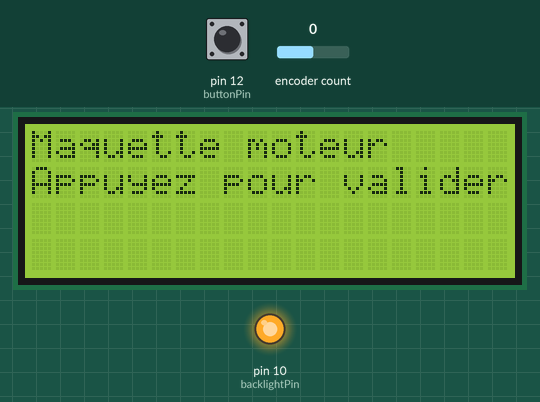
Simulated run of this sketch. Board: Arduino Uno, built with avr-gcc and run on an emulated ATmega328P. On the bench: 20×4 character LCD, output pins drawn as LEDs (lit = HIGH). The test bench sets the inputs (shaded band); at power-on: pin 12 (buttonPin) HIGH, encoder count 0.

Above: at 1.3 s.
1.4 s: pin 12 (buttonPin) pulled LOW for 0.15 s
At 1.9 s:
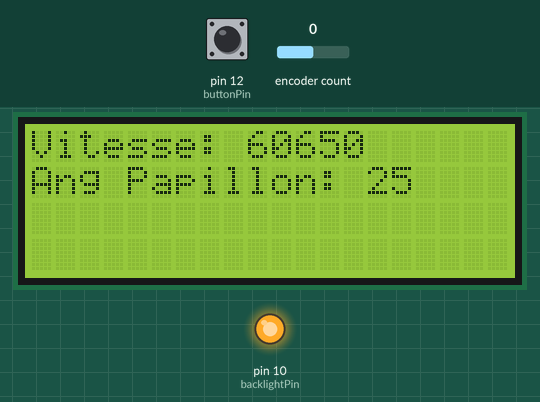
4.5 s: encoder count set to 1
At 5.1 s:
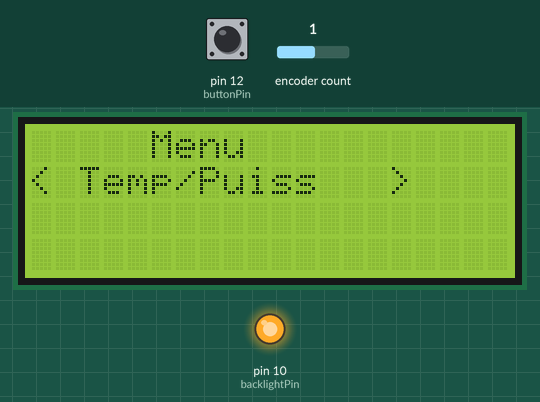
6.0 s: encoder count set to 5
At 6.9 s:
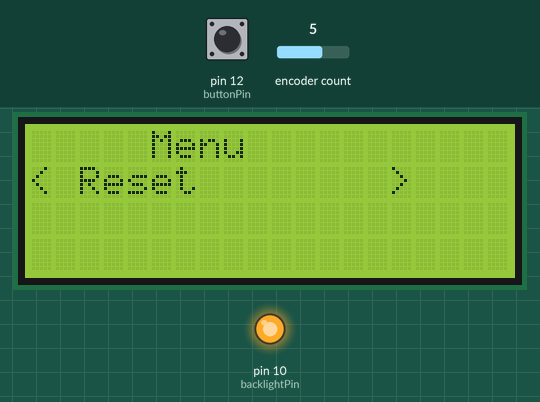
7.6 s: pin 12 (buttonPin) pulled LOW for 1 s
At 8.6 s:
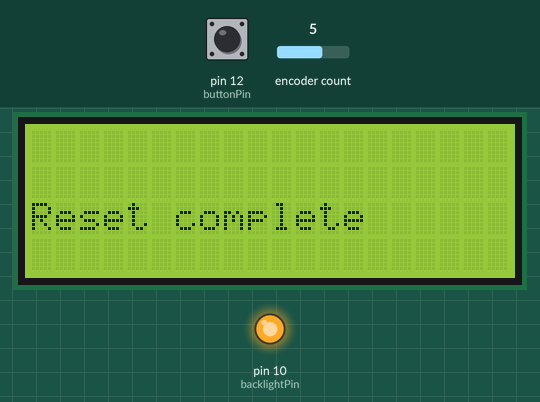
10.1 s: encoder count set to 6
At 11.3 s:
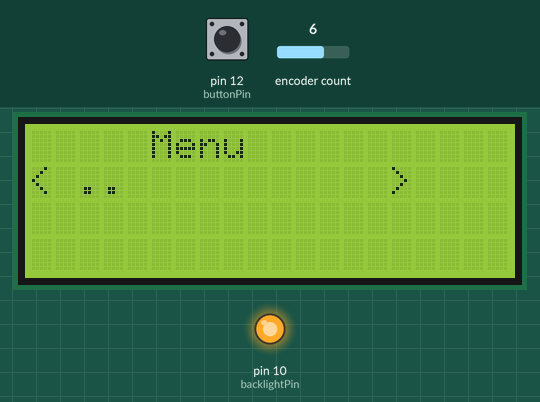
11.6 s: pin 12 (buttonPin) pulled LOW for 0.15 s
At 12.1 s:
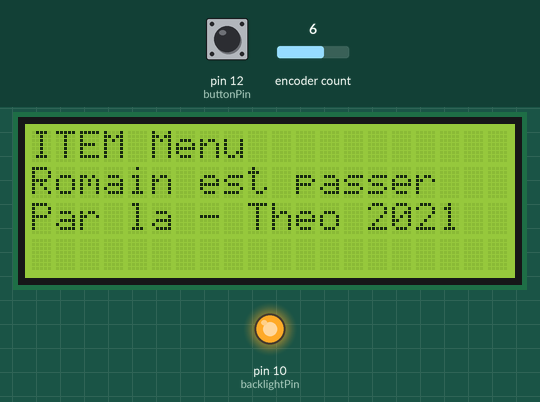
Timing chart, 0 to 14.2 s (numbered marks = the images above; inputs shaded):
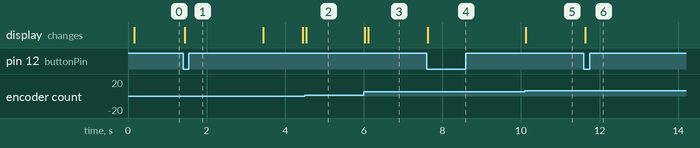

The sketch:

Menu_rotary_navigation.ino
```cpp
/* Menu system for a 16x2 LCD display
    and rotary encoder
    includes sleep mode for LCD
*/
#include <LiquidCrystal_I2C.h>
#include <rotary.h>                 // rotary handler

LiquidCrystal_I2C lcd(0x27,20,4);

#define PINA A0
#define PINB A1
#define PUSHB A2

// Initialize the Rotary object
// Rotary(Encoder Pin 1, Encoder Pin 2, Button Pin) Attach center to ground
Rotary r = Rotary(PINA, PINB, PUSHB);        // there is no must for using interrupt pins !!

int columnsLCD = 16;
char* MenuLine[] = {" Vitesse", " Temp/Puiss", " Injection", " Allumage", " Mode prof", " Reset", " .."};
int MenuItems = 7;
int CursorLine = 0;
int check_CursorLine = 0;

int backlightPin = 10;   //PWM pin
int brightness = 255;
int fadeAmount = 5;

unsigned long startMillis;
unsigned long currentMillis;
unsigned long refreshMillis;
const unsigned long period = 60000;  //the value is a number of milliseconds
const unsigned int refresh_delay = 1000;

const int buttonPin = 12;
int buttonState = 0;

boolean main_menu;
bool menu_refresh;


unsigned int rpm;
unsigned int angle_papillon;

void setup ()
{
  pinMode(buttonPin, INPUT);
  digitalWrite (PINA, HIGH);     // enable pull-ups
  digitalWrite (PINB, HIGH);
  digitalWrite (PUSHB, HIGH);

  pinMode(backlightPin, OUTPUT);          //backlightPin as an output
  digitalWrite(backlightPin, HIGH);

  //Serial.begin(9600);
  lcd.init();                      // initialize the lcd &&cs
  lcd.init();
  lcd.backlight();
  lcd.print ("Maquette moteur");
  lcd.setCursor(0, 1);
  lcd.print("Appuyez pour valider");

  if (buttonState == LOW) {
    main_menu = true;
    menu_refresh = 0;
    rpm = 5000;
    angle_papillon = 25;
    startMillis = millis();  //initial start time
  }
} //End of setup

void loop ()
{
  buttonState = digitalRead(buttonPin);
  rpm = rpm + 6;

  volatile unsigned char result = r.process();
  currentMillis = millis();  //get the current "time" (actually the number of milliseconds since the program started)


  if (currentMillis - startMillis >= period)  //test whether the period has elapsed
  {
    LCDfadeOut();      //set LCD to sleep...
  } //End if currenMillis...

  if (result) {
    init_backlight();  //wake up LCD...
    result == DIR_CCW ? CursorLine = CursorLine - 1 : CursorLine = CursorLine + 1;
    if (CursorLine < 0) { CursorLine = MenuItems - 1; // roll over to last item } if (CursorLine > MenuItems - 1) {
      CursorLine = 0;                 // roll over to first item
    }
    print_menu();
  } //End if result


  if (buttonState == LOW) {
    init_backlight();     //wake up LCD...
    lcd.setCursor(0, 0);  //(col, row)
    lcd.print("ITEM");
    lcd.setCursor(0, 1);  //(col, row)

    check_CursorLine = CursorLine;

    if (main_menu == false) {
      main_menu = true;
      menu_refresh = 0;
      print_menu();
      delay(1000);
    }
    else if (main_menu == true) {
      main_menu = false;
      menu_refresh = 1;
      selection();
      delay(1000);
    }


  } //endif buttonPressedReleased

  if (menu_refresh == 1) {
    if (currentMillis - refreshMillis >= refresh_delay) {
      refreshMillis = millis();
      variable_selection();

      if (CursorLine != check_CursorLine) {
        print_menu();
        check_CursorLine = CursorLine;
        main_menu = true;
        menu_refresh = 0;
      }

    }
  }


} //End loop()

/************FUNCTIONS**************/

void print_menu()
{
  lcd.clear();
  lcd.setCursor(0, 0);     //(col, row)
  lcd.print("     Menu    ");
  lcd.setCursor(0, 1);    //2nd row
  lcd.print("<"); lcd.setCursor(columnsLCD - 1, 1); lcd.print(">");
  lcd.setCursor(1, 1);
  lcd.print(MenuLine[CursorLine]);
}

void selection()
{
  switch (CursorLine) {
    case 0:
      lcd.clear();
      lcd.setCursor(0, 0);
      lcd.print("Vitesse: ");
      lcd.print(rpm);
      lcd.setCursor(0, 1);
      lcd.print("Ang Papillon: ");
      lcd.print(angle_papillon);
      //set a flag or do something....
      break;
    case 1:
      lcd.clear();
      lcd.setCursor(0, 0);
      lcd.print("Temperature :    ");
      lcd.setCursor(0, 1);
      lcd.print("Puissance :    ");
      break;
    case 2:
      lcd.clear();
      lcd.setCursor(0, 0);
      lcd.print("Injection utile :    ");
      break;
    case 3:
      lcd.clear();
      lcd.setCursor(0, 0);
      lcd.print("Avance Allumage :    ");
      //set a flag or do something....
      break;
    case 4:
      lcd.clear();
      lcd.setCursor(0, 0);
      lcd.print("Mode prof active :    ");
      break;
    case 5:
      lcd.clear();
      lcd.setCursor(0, 2);
      lcd.print("Reset complete     ");
      break;
    case 6:
      lcd.setCursor(0, 1);
      lcd.print("Romain est passer");
      lcd.setCursor(0, 2);
      lcd.print("Par la - Theo 2021");
      //set a flag or do something....
      break;
    default:
      break;
  } //end switch

  //delay(2000);
  //CursorLine = 0;     // reset to start position
} //End selection


void variable_selection(){

  switch (CursorLine) {
    case 0:
      lcd.setCursor(9, 0);
      lcd.print(rpm);

      lcd.setCursor(14, 1);
      lcd.print(angle_papillon);
      break;
  }


}

void LCDfadeOut()
{
  while (brightness > 0) {
    analogWrite(backlightPin, brightness);
    brightness -= fadeAmount;
    delay(20);
  } //End while
  digitalWrite(backlightPin, LOW);
  lcd.clear();

} //End LCDfadeOut

void init_backlight()
{
  digitalWrite(backlightPin, HIGH);
  startMillis = millis();  //initial start time
  brightness = 255;   //reset to initial brightness
} //End init_backlight
```

Measured:
- after the input at 1.4 s, the display: changes at once (image 1)
- after the input at 4.5 s, the display: changes at once (image 2)
- after the input at 6.0 s, the display: first changes at once (image 3 shows a later state)
- after the input at 7.6 s, the display: changes at once (image 4)
- after the input at 10.1 s, the display: changes at once (image 5)
- after the input at 11.6 s, the display: changes at once (image 6)
